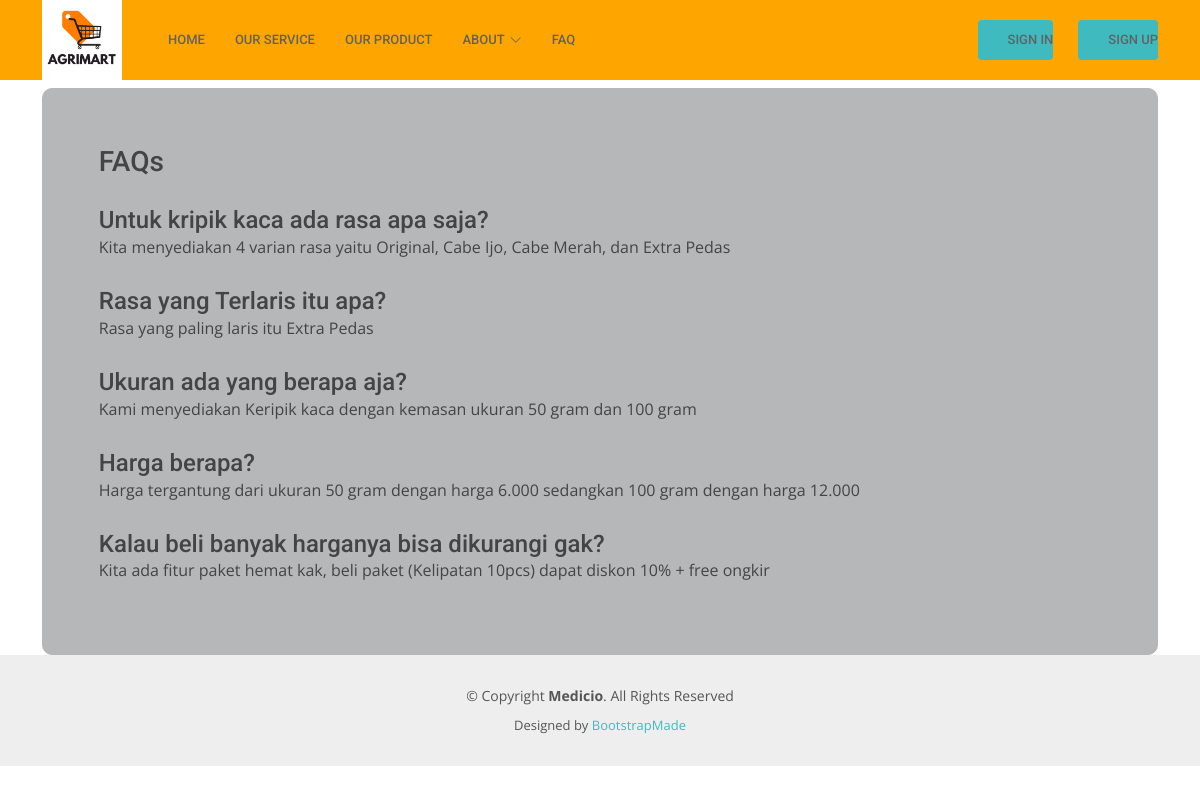
Page /index.php/dashboard/faq on the committed database.
### tables this page shows
CREATE TABLE `faq` (
  `id` int(11) NOT NULL,
  `pertanyaan` varchar(100) DEFAULT NULL,
  `jawaban` varchar(400) DEFAULT NULL
);

### application/controllers/Dashboard.php (called while the page is built, shortened)
<?php
class Dashboard extends CI_Controller
{
    public function faq()
    {
        $this->load->model('faq_model', 'faq');
        $data['list_faq'] = $this->faq->getAll();
        $this->load->view('home/header2');
        $this->load->view('home/faq', $data);
        $this->load->view('home/footer');
    }
}

### index.php (called while the page is built, shortened)
<?php
require_once BASEPATH.'core/CodeIgniter.php';

### application/models/Faq_model.php (called while the page is built, shortened)
<?php
class Faq_model extends CI_Model
{
    private $table = 'faq';
    public function getAll()
    {
        $query = $this->db->get($this->table);
        return $query->result();
    }
}

### application/views/home/faq.php (the view)
<div class="container">
    <div style="margin: auto; border: 1px solid #B5B7B9; background-color: #B5B7B9; border-radius: 10px; padding: 5%;">
        <h3 class="mb-4">FAQs</h3>
            <?php
            foreach($list_faq as $faq){
            ?>
            <h4 class="mt-4 pt-1 mb-0"><?= $faq->pertanyaan?></h4>
            <p><?= $faq->jawaban?></p>
            <?php } ?>
    </div>
</div>

### assets/css/style.css (style rules this page uses)
body { font-family: "Open Sans", sans-serif; color: #444444; }
h1, h2, h3, h4, h5, h6 { font-family: "Roboto", sans-serif; }

### rows in the picture
faq: pertanyaan "Untuk kripik kaca ada rasa apa saja?", jawaban "Kita menyediakan 4 varian rasa yaitu Original, Cabe Ijo, Cabe Merah, dan Extra Pedas"
faq: pertanyaan "Rasa yang Terlaris itu apa?", jawaban "Rasa yang paling laris itu Extra Pedas"
faq: pertanyaan "Ukuran ada yang berapa aja?", jawaban "Kami menyediakan Keripik kaca dengan kemasan ukuran 50 gram dan 100 gram"
faq: pertanyaan "Harga berapa?", jawaban "Harga tergantung dari ukuran 50 gram dengan harga 6.000 sedangkan 100 gram dengan harga 12.000"
faq: pertanyaan "Kalau beli banyak harganya bisa dikurangi gak?", jawaban "Kita ada fitur paket hemat kak, beli paket (Kelipatan 10pcs) dapat diskon 10% + free ongkir"
